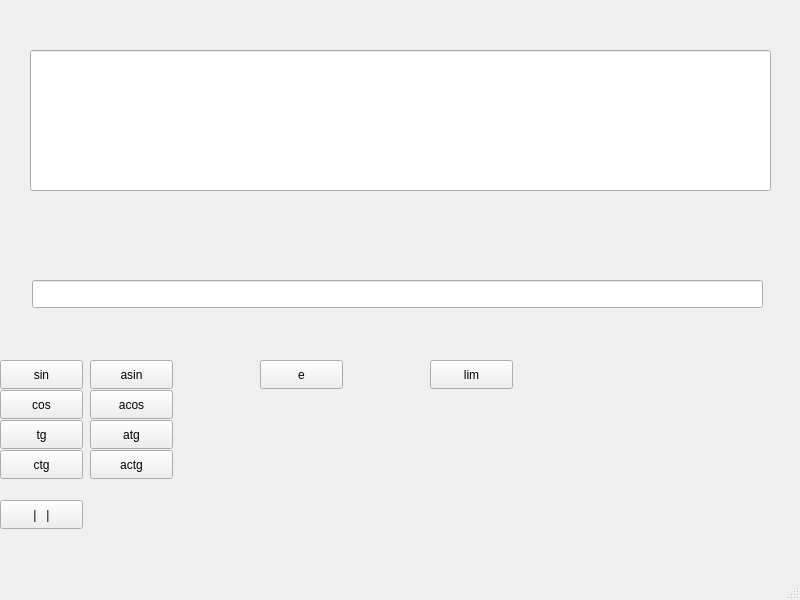
<?xml version="1.0" encoding="UTF-8"?>
<ui version="4.0">
 <class>CalcWindow</class>
 <widget class="QMainWindow" name="CalcWindow">
  <property name="geometry">
   <rect>
    <x>0</x>
    <y>0</y>
    <width>800</width>
    <height>600</height>
   </rect>
  </property>
  <property name="windowTitle">
   <string>MainWindow</string>
  </property>
  <widget class="QWidget" name="centralwidget">
   <widget class="QPushButton" name="sin">
    <property name="geometry">
     <rect>
      <x>0</x>
      <y>360</y>
      <width>83</width>
      <height>29</height>
     </rect>
    </property>
    <property name="text">
     <string>sin</string>
    </property>
   </widget>
   <widget class="QPushButton" name="cos">
    <property name="geometry">
     <rect>
      <x>0</x>
      <y>390</y>
      <width>83</width>
      <height>29</height>
     </rect>
    </property>
    <property name="text">
     <string>cos</string>
    </property>
   </widget>
   <widget class="QLineEdit" name="input_str">
    <property name="geometry">
     <rect>
      <x>32</x>
      <y>280</y>
      <width>731</width>
      <height>28</height>
     </rect>
    </property>
   </widget>
   <widget class="QLineEdit" name="ans_str">
    <property name="geometry">
     <rect>
      <x>30</x>
      <y>50</y>
      <width>741</width>
      <height>141</height>
     </rect>
    </property>
   </widget>
   <widget class="QPushButton" name="tg">
    <property name="geometry">
     <rect>
      <x>0</x>
      <y>420</y>
      <width>83</width>
      <height>29</height>
     </rect>
    </property>
    <property name="text">
     <string>tg</string>
    </property>
   </widget>
   <widget class="QPushButton" name="asin">
    <property name="geometry">
     <rect>
      <x>90</x>
      <y>360</y>
      <width>83</width>
      <height>29</height>
     </rect>
    </property>
    <property name="text">
     <string>asin</string>
    </property>
   </widget>
   <widget class="QPushButton" name="acos">
    <property name="geometry">
     <rect>
      <x>90</x>
      <y>390</y>
      <width>83</width>
      <height>29</height>
     </rect>
    </property>
    <property name="text">
     <string>acos</string>
    </property>
   </widget>
   <widget class="QPushButton" name="atg">
    <property name="geometry">
     <rect>
      <x>90</x>
      <y>420</y>
      <width>83</width>
      <height>29</height>
     </rect>
    </property>
    <property name="text">
     <string>atg</string>
    </property>
   </widget>
   <widget class="QPushButton" name="ctg">
    <property name="geometry">
     <rect>
      <x>0</x>
      <y>450</y>
      <width>83</width>
      <height>29</height>
     </rect>
    </property>
    <property name="text">
     <string>ctg</string>
    </property>
   </widget>
   <widget class="QPushButton" name="actg">
    <property name="geometry">
     <rect>
      <x>90</x>
      <y>450</y>
      <width>83</width>
      <height>29</height>
     </rect>
    </property>
    <property name="text">
     <string>actg</string>
    </property>
   </widget>
   <widget class="QPushButton" name="lim">
    <property name="geometry">
     <rect>
      <x>430</x>
      <y>360</y>
      <width>83</width>
      <height>29</height>
     </rect>
    </property>
    <property name="text">
     <string>lim</string>
    </property>
   </widget>
   <widget class="QPushButton" name="exp">
    <property name="geometry">
     <rect>
      <x>260</x>
      <y>360</y>
      <width>83</width>
      <height>29</height>
     </rect>
    </property>
    <property name="text">
     <string>e</string>
    </property>
   </widget>
   <widget class="QPushButton" name="abs">
    <property name="geometry">
     <rect>
      <x>0</x>
      <y>500</y>
      <width>83</width>
      <height>29</height>
     </rect>
    </property>
    <property name="text">
     <string>|   |</string>
    </property>
   </widget>
  </widget>
  <widget class="QMenuBar" name="menubar">
   <property name="geometry">
    <rect>
     <x>0</x>
     <y>0</y>
     <width>800</width>
     <height>25</height>
    </rect>
   </property>
  </widget>
  <widget class="QStatusBar" name="statusbar"/>
 </widget>
 <resources/>
 <connections/>
</ui>
